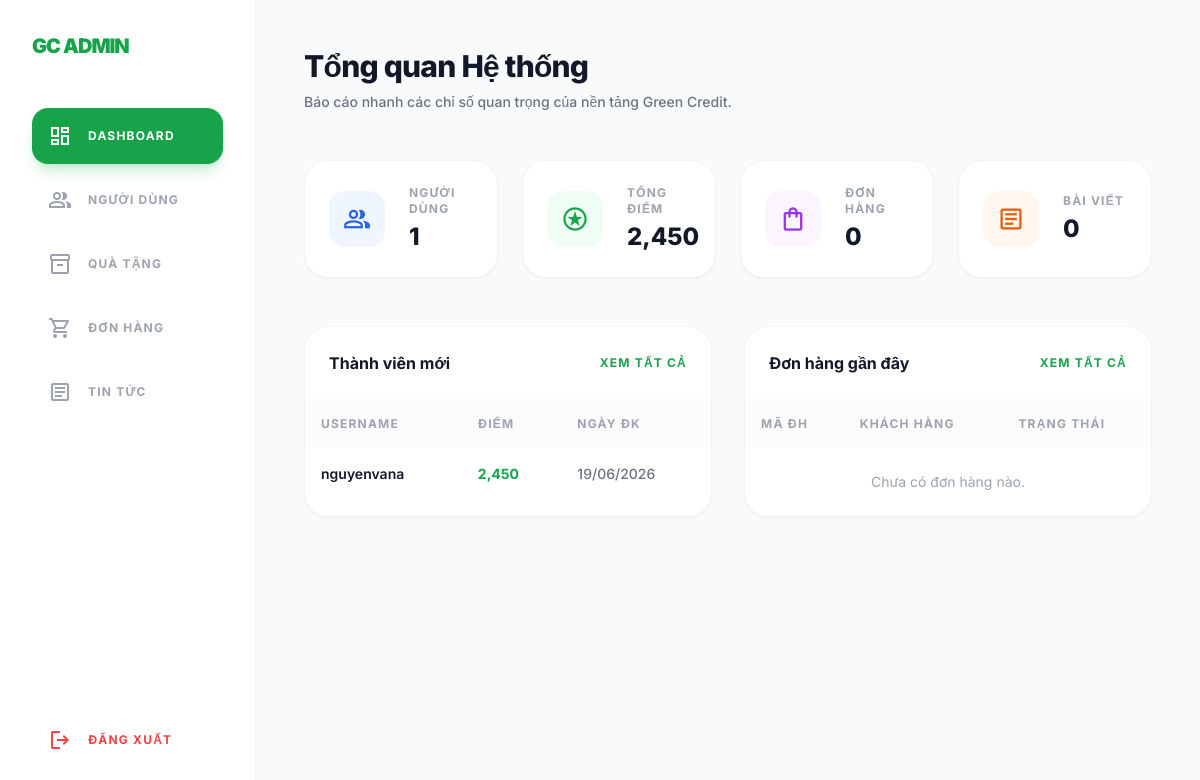
Screenshot of /admin/dashboard.php with the database file from the repository.
### tables this page shows
CREATE TABLE `users` (
  `id` int(11) NOT NULL AUTO_INCREMENT,
  `username` varchar(50) NOT NULL,
  `email` varchar(100) NOT NULL,
  `password` varchar(255) NOT NULL,
  `full_name` varchar(100) DEFAULT NULL,
  `points` int(11) DEFAULT 0,
  `role` enum('user','admin') DEFAULT 'user',
  `created_at` timestamp DEFAULT current_timestamp(),
  `updated_at` timestamp DEFAULT current_timestamp() ON UPDATE current_timestamp(),
  PRIMARY KEY (`id`),
  UNIQUE KEY `username` (`username`),
  UNIQUE KEY `email` (`email`)
);

### admin/dashboard.php (the view, shortened to what this page needs)
<?php
require_once '../includes/db.php';
$totalUsers = $pdo->query("SELECT COUNT(*) FROM users WHERE role = 'user'")->fetchColumn();
$totalOrders = $pdo->query("SELECT COUNT(*) FROM orders")->fetchColumn();
$totalPoints = $pdo->query("SELECT SUM(points) FROM users WHERE role = 'user'")->fetchColumn() ?: 0;
$totalNews = $pdo->query("SELECT COUNT(*) FROM news")->fetchColumn();
$recentUsers = $pdo->query("SELECT username, email, points, created_at FROM users WHERE role = 'user' ORDER BY created_at DESC LIMIT 5")->fetchAll(PDO::FETCH_ASSOC);
$recentOrders = $pdo->query("
    SELECT o.id, u.username, o.total_vnd, o.status, o.created_at
    FROM orders o
    JOIN users u ON o.user_id = u.id
    ORDER BY o.created_at DESC LIMIT 5
")->fetchAll(PDO::FETCH_ASSOC);
?>
<!DOCTYPE html>
<html lang="vi">
<head>
    <script src="https://cdn.tailwindcss.com"></script>
</head>
<body class="bg-gray-50 flex min-h-screen text-gray-900">
    <aside class="w-64 bg-white border-r border-gray-100 flex flex-col p-8 fixed inset-y-0">
        <h1 class="text-xl font-black text-green-600 tracking-tighter mb-12">GC ADMIN</h1>
        <nav class="flex-grow space-y-2">
            <a href="dashboard.php" class="flex items-center gap-4 p-4 bg-green-600 text-white rounded-2xl font-bold shadow-lg shadow-green-600/20">
                <span class="material-symbols-outlined">dashboard</span>
                <span class="text-xs uppercase tracking-widest">Dashboard</span>
            </a>
            <a href="users.php" class="flex items-center gap-4 p-4 text-gray-400 hover:text-gray-900 hover:bg-gray-50 rounded-2xl font-bold transition-all">
                <span class="material-symbols-outlined">group</span>
                <span class="text-xs uppercase tracking-widest">Người dùng</span>
            </a>
            <a href="products.php" class="flex items-center gap-4 p-4 text-gray-400 hover:text-gray-900 hover:bg-gray-50 rounded-2xl font-bold transition-all">
                <span class="material-symbols-outlined">inventory_2</span>
                <span class="text-xs uppercase tracking-widest">Quà tặng</span>
            </a>
            <a href="orders.php" class="flex items-center gap-4 p-4 text-gray-400 hover:text-gray-900 hover:bg-gray-50 rounded-2xl font-bold transition-all">
                <span class="material-symbols-outlined">shopping_cart</span>
                <span class="text-xs uppercase tracking-widest">Đơn hàng</span>
            </a>
            <a href="news.php" class="flex items-center gap-4 p-4 text-gray-400 hover:text-gray-900 hover:bg-gray-50 rounded-2xl font-bold transition-all">
                <span class="material-symbols-outlined">article</span>
                <span class="text-xs uppercase tracking-widest">Tin tức</span>
            </a>
        </nav>
        <div class="mt-auto pt-8">
            <a href="../auth/logout.php" class="flex items-center gap-4 p-4 text-red-500 hover:text-red-700 hover:bg-red-50 rounded-2xl font-bold transition-all">
                <span class="material-symbols-outlined">logout</span>
                <span class="text-xs uppercase tracking-widest">Đăng xuất</span>
            </a>
        </div>
    </aside>
    <main class="flex-grow ml-64 p-12">
        <div class="mb-12">
            <h2 class="text-3xl font-extrabold tracking-tight text-gray-900">Tổng quan Hệ thống</h2>
            <p class="text-gray-500 text-sm font-medium mt-2">Báo cáo nhanh các chỉ số quan trọng của nền tảng Green Credit.</p>
        </div>
        <div class="grid grid-cols-1 md:grid-cols-2 lg:grid-cols-4 gap-6 mb-12">
            <div class="bg-white p-6 rounded-3xl border border-gray-100 shadow-sm flex items-center gap-6">
                <div class="w-14 h-14 bg-blue-50 text-blue-600 rounded-2xl flex items-center justify-center shrink-0">
                    <span class="material-symbols-outlined text-[28px]">group</span>
                </div>
                <div>
                    <p class="text-xs font-bold text-gray-400 uppercase tracking-widest mb-1">Người dùng</p>
                    <p class="text-2xl font-extrabold text-gray-900"><?= number_format($totalUsers) ?></p>
                </div>
            </div>
            <div class="bg-white p-6 rounded-3xl border border-gray-100 shadow-sm flex items-center gap-6">
                <div class="w-14 h-14 bg-green-50 text-green-600 rounded-2xl flex items-center justify-center shrink-0">
                    <span class="material-symbols-outlined text-[28px]">stars</span>
                </div>
                <div>
                    <p class="text-xs font-bold text-gray-400 uppercase tracking-widest mb-1">Tổng Điểm</p>
                    <p class="text-2xl font-extrabold text-gray-900"><?= number_format($totalPoints) ?></p>
                </div>
            </div>
            <div class="bg-white p-6 rounded-3xl border border-gray-100 shadow-sm flex items-center gap-6">
                <div class="w-14 h-14 bg-purple-50 text-purple-600 rounded-2xl flex items-center justify-center shrink-0">
                    <span class="material-symbols-outlined text-[28px]">shopping_bag</span>
                </div>
                <div>
                    <p class="text-xs font-bold text-gray-400 uppercase tracking-widest mb-1">Đơn hàng</p>
                    <p class="text-2xl font-extrabold text-gray-900"><?= number_format($totalOrders) ?></p>
                </div>
            </div>
            <div class="bg-white p-6 rounded-3xl border border-gray-100 shadow-sm flex items-center gap-6">
                <div class="w-14 h-14 bg-orange-50 text-orange-600 rounded-2xl flex items-center justify-center shrink-0">
                    <span class="material-symbols-outlined text-[28px]">article</span>
                </div>
                <div>
                    <p class="text-xs font-bold text-gray-400 uppercase tracking-widest mb-1">Bài viết</p>
                    <p class="text-2xl font-extrabold text-gray-900"><?= number_format($totalNews) ?></p>
                </div>
            </div>
        </div>
        <div class="grid grid-cols-1 lg:grid-cols-2 gap-8">
            <div class="bg-white rounded-3xl border border-gray-100 shadow-sm overflow-hidden">
                <div class="p-6 border-b border-gray-50 flex justify-between items-center">
                    <h3 class="font-bold text-gray-900">Thành viên mới</h3>
                    <a href="users.php" class="text-xs font-bold text-green-600 uppercase tracking-widest hover:underline">Xem tất cả</a>
                </div>
                <div class="p-0">
                    <table class="w-full text-left border-collapse">
                        <thead>
                            <tr class="bg-gray-50/50">
                                <th class="p-4 text-xs font-bold text-gray-400 uppercase tracking-widest">Username</th>
                                <th class="p-4 text-xs font-bold text-gray-400 uppercase tracking-widest">Điểm</th>
                                <th class="p-4 text-xs font-bold text-gray-400 uppercase tracking-widest">Ngày ĐK</th>
                            </tr>
                        </thead>
                        <tbody class="divide-y divide-gray-50">
                            <?php foreach($recentUsers as $u): ?>
                            <tr class="hover:bg-gray-50/50 transition-colors">
                                <td class="p-4 font-semibold text-gray-900 text-sm"><?= htmlspecialchars($u['username']) ?></td>
                                <td class="p-4 text-green-600 font-bold text-sm"><?= number_format($u['points']) ?></td>
                                <td class="p-4 text-gray-500 font-medium text-sm"><?= date('d/m/Y', strtotime($u['created_at'])) ?></td>
                            </tr>
                            <?php endforeach; ?>
                        </tbody>
                    </table>
                </div>
            </div>
            <div class="bg-white rounded-3xl border border-gray-100 shadow-sm overflow-hidden">
                <div class="p-6 border-b border-gray-50 flex justify-between items-center">
                    <h3 class="font-bold text-gray-900">Đơn hàng gần đây</h3>
                    <a href="orders.php" class="text-xs font-bold text-green-600 uppercase tracking-widest hover:underline">Xem tất cả</a>
                </div>
                <div class="p-0">
                    <table class="w-full text-left border-collapse">
                        <thead>
                            <tr class="bg-gray-50/50">
                                <th class="p-4 text-xs font-bold text-gray-400 uppercase tracking-widest">Mã ĐH</th>
                                <th class="p-4 text-xs font-bold text-gray-400 uppercase tracking-widest">Khách hàng</th>
                                <th class="p-4 text-xs font-bold text-gray-400 uppercase tracking-widest">Trạng thái</th>
                            </tr>
                        </thead>
                        <tbody class="divide-y divide-gray-50">
                            <?php if(empty($recentOrders)): ?>
                                <tr><td colspan="3" class="p-6 text-center text-gray-400 text-sm">Chưa có đơn hàng nào.</td></tr>
                            <?php endif; ?>
                        </tbody>
                    </table>
                </div>
            </div>
        </div>
    </main>
</body>
</html>

### admin/dashboard.php (style rules this page uses)
body { font-family: 'Inter', sans-serif; }

### rows the page displays
users: username "nguyenvana", points "2,450", created_at "19/06/2026"

### other values shown
$totalUsers "1"
$totalPoints "2,450"
$totalOrders "0"
$totalNews "0"
